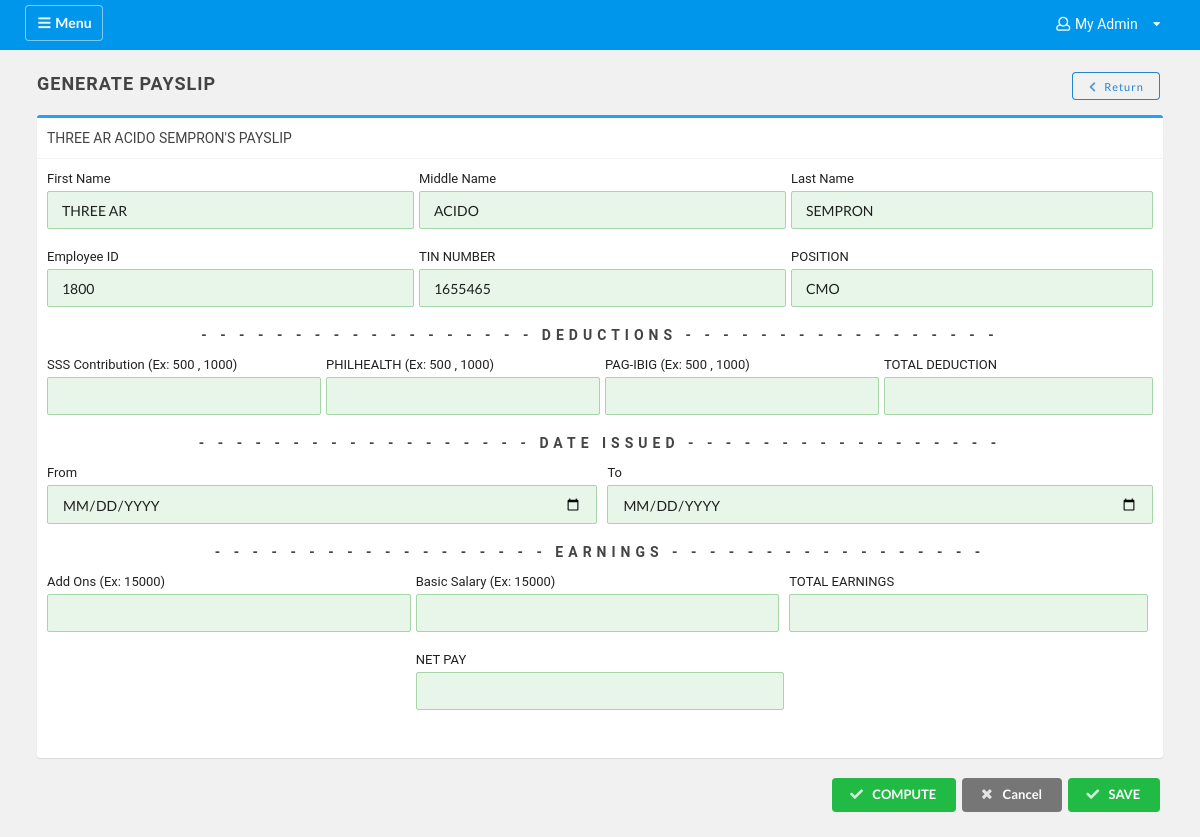
Page /reports/employee/employee-payslip.php?id=21 (signed in) on the committed database.
### tables this page shows
CREATE TABLE `dqemp_tbl` (
  `id` int(11) UNSIGNED NOT NULL,
  `first_name` varchar(255) NOT NULL,
  `middle_name` varchar(255) NOT NULL,
  `last_name` varchar(255) NOT NULL,
  `gender` varchar(255) NOT NULL,
  `civil_status` varchar(255) NOT NULL,
  `height` varchar(255) NOT NULL,
  `weight` varchar(255) NOT NULL,
  `email_address_personal` varchar(255) NOT NULL,
  `mobile_number` varchar(255) NOT NULL,
  `age` varchar(255) NOT NULL,
  `date_of_birth` date NOT NULL,
  `place_of_birth` varchar(255) NOT NULL,
  `home_address` varchar(255) NOT NULL,
  `company` varchar(255) NOT NULL,
  `department` varchar(255) NOT NULL,
  `position` varchar(255) NOT NULL,
  `id_number` varchar(255) NOT NULL,
  `email_address_company` varchar(255) NOT NULL,
  `employment_type` varchar(255) NOT NULL,
  `employment_status` varchar(255) NOT NULL,
  `date_hired` date NOT NULL,
  `date_registered` date NOT NULL,
  `tin_number` varchar(255) NOT NULL
);

### reports/employee/employee-payslip.php (the view, shortened to what this page needs)
<!doctype html>
<html lang="">
<head>
<link rel="stylesheet" type="text/css" href="../../assets/css/sweetalert.css">
    <link rel="stylesheet" type="text/css" href="../../assets/vendor/bootstrap/css/bootstrap.min.v4.1.3.css">
    <link rel="stylesheet" type="text/css" href="../../assets/vendor/semantic-ui/semantic.min.css">
    <link rel="stylesheet" type="text/css" href="../../assets/css/style.css">
</head>
<body>
    <div class="wrapper">
        <div id="body" class="active">
            <nav class="navbar navbar-expand-lg navbar-light bg-lightblue">
                <div class="container-fluid">
                    <button type="button" id="slidesidebar" class="ui icon button btn-light-outline">
                        <i class="ui icon bars"></i> Menu
                    </button>
                    <div class="collapse navbar-collapse" id="navbarSupportedContent">
                        <ul class="nav navbar-nav ml-auto navmenu">
                            <li class="nav-item">
                                <div class="ui pointing link dropdown item" tabindex="0">
                                    <i class="ui icon user outline"></i><?php echo $_SESSION['Role'];?>
                                    <i class="dropdown icon"></i>
                                </div>
                            </li>
                        </ul>
                    </div>
                </div>
            </nav>
            <div class="content">
                <div class="container-fluid">
                    <div class="row">
                        <div class="col-md-12">
                            <h2 class="page-title">Generate Payslip
                                <a href="../../employees" class="ui basic blue button mini offsettop5 float-right">
                                    <i class="ui icon chevron left"></i>Return</a>
                            </h2>
                        </div>
                    </div>
                    <div class="row">
                                                <?php
require '../../db.php';
$id = $_GET['id'];
$sql = 'SELECT * FROM dqemp_tbl WHERE id=:id';
$statement = $connection->prepare($sql);
$statement->execute([':id' => $id ]);
$person = $statement->fetch(PDO::FETCH_OBJ);
 ?>
 <?php
include"../../function.php";
  ?>
                        <form  class="ui form custom" method="post" accept-charset="utf-8" enctype="multipart/form-data">
                            <div class="col-md-12 float-left">
                                <div class="box box-success">
                                    <div class="box-header with-border" style="text-transform: uppercase"><?php echo"$person->first_name $person->middle_name $person->last_name";?>'s PAYSLIP</div>
                                    <div class="box-body">
                                        <div class="three fields">
                                            <div class="field" style="margin-right: 5px">
                                                <label>First Name</label>
                                                <input type="text" class="uppercase notempty" name="firstname" value="<?= $person->first_name; ?>" required="" readonly>
                                            </div>
                                            <div class="field">
                                                <label>Middle Name</label>
                                                <input type="text" class="uppercase notempty" name="middlename" value="<?= $person->middle_name; ?>" readonly>
                                            </div>
                                            <div class="field">
                                                <label>Last Name</label>
                                                <input type="text" class="uppercase notempty" name="lastname" value="<?= $person->last_name; ?>" readonly>
                                            </div>
                                        </div>
                                        <div class="three fields">
                                            <div class="field" style="margin-right: 5px">
                                                <label>Employee ID</label>
                                                <input type="text" class="uppercase notempty" name="idnumber" value="<?= $person->id_number; ?>" required="" readonly>
                                            </div>
                                            <div class="field">
                                                <label>TIN NUMBER</label>
                                                <input type="text" class="uppercase notempty" name="tinnumber" value="<?= $person->tin_number; ?>" readonly>
                                            </div>
                                            <div class="field">
                                                <label>POSITION</label>
                                                <input type="text" class="uppercase notempty" name="position" value="<?= $person->position; ?>" readonly>
                                            </div>
                                        </div>
                                        <div style="text-align:center; letter-spacing: 5px; font-weight: bolder;margin: 10px;">- - - - - - - - - - - - - - - - - - DEDUCTIONS - - - - - - - - - - - - - - - - - </div>
                                        <div class="four fields">
                                            <div class="field" style="margin-right: 5px">
                                                <label>SSS Contribution (Ex: 500 , 1000)</label>
                                                <input type="text" class="uppercase notempty prc" name="sss" required="" placeholder="" value="<?php error_reporting(0); echo"$sss"; ?>">
                                            </div>
                                            <div class="field" style="margin-right: 5px">
                                                <label>PHILHEALTH (Ex: 500 , 1000)</label>
                                                <input type="text" class="uppercase notempty prc" name="philhealth" value="<?php error_reporting(0); echo"$philhealth"; ?>">
                                            </div>
                                            <div class="field">
                                                <label>PAG-IBIG (Ex: 500 , 1000)</label>
                                                <input type="text" class="uppercase notempty prc" name="pagibig" value="<?php error_reporting(0); echo"$pagibig"; ?>">
                                            </div>
                                            <div class="field">
                                                <label>TOTAL DEDUCTION</label>
                                                <input type="text" class="uppercase notempty prc" name="totaldeduction" value="<?php error_reporting(0); echo"$totaldeduction"; ?>" readonly>
                                            </div>
                                        </div>
                                        <div style="text-align:center; letter-spacing: 5px; font-weight: bolder;margin: 10px;">- - - - - - - - - - - - - - - - - - DATE ISSUED - - - - - - - - - - - - - - - - - </div>
                                        <div class="two fields">
                                            <div class="field" style="margin-right: 5px">
                                                <label>From</label>
                                                <input type="date" class="uppercase notempty" name="datefrom" value="<?php error_reporting(0); echo"$datefrom"; ?>" required="" placeholder="">
                                            </div>
                                            <div class="field">
                                                <label>To</label>
                                                <input type="date" class="uppercase notempty" name="dateto" value="<?php error_reporting(0); echo"$dateto"; ?>">
                                            </div>
                                        </div>
                                        <div style="text-align:center; letter-spacing: 5px; font-weight: bolder;margin: 10px;">- - - - - - - - - - - - - - - - - - EARNINGS - - - - - - - - - - - - - - - - - </div>
                                        <div class="three fields">
                                            <div class="field" style="margin-right: 5px">
                                                <label>Add Ons (Ex: 15000)</label>
                                                <input type="text" class="uppercase notempty prc" name="addons"  required="" placeholder="" value="<?php error_reporting(0); echo"$addons"; ?>">
                                            </div>
                                            <div class="field" style="margin-right: 5px">
                                                <label>Basic Salary (Ex: 15000)</label>
                                                <input type="number" class="uppercase notempty prc" name="basicsalary" required="" placeholder="" value="<?php error_reporting(0); echo"$basicsalary"; ?>">
                                            </div>
                                            <div class="field" style="margin-right: 5px">
                                                <label>TOTAL EARNINGS</label>
                                                <input type="text" class="uppercase notempty prc" name="totalearnings" placeholder="" value="<?php error_reporting(0); echo"$total_earnings"; ?>" readonly>
                                            </div>
                                        </div>
                                        <div class="three fields">
                                            <div class="field"></div>
                                    <div class="field">
                                                <label>NET PAY</label>
                                                <input type="text" name="netpay" class="prc" value="<?php     error_reporting(0); echo "$netpay2";?> " readonly>
                                            </div>
                                            <div class="field"></div>
                                        </div>
                                        <br>
                                    </div>
                                </div>
                            </div>
                            <div class="col-md-12 float-left">
                                <div class="action align-right">
                                    <button name="compute" class="ui green button small">
                                        <i class="ui checkmark icon"></i> COMPUTE</button>
                                         <a href="../../employees" class="ui grey button small">
                                        <i class="ui times icon"></i> Cancel</a>
                                         <button type="submit" name="submit22" class="ui green button small">
                                        <i class="ui checkmark icon"></i> SAVE</button>
                                </div>
                            </div>
                        </form>
                    </div>
                </div>
            </div>
        </div>
    </div>
</body>
</html>

### assets/css/style.css (style rules this page uses)
h1, .h1, h2, .h2, h3, .h3, h4, .h4, h5, .h5, h6, .h6, p, a, td, body { -moz-osx-font-smoothing: grayscale; -webkit-font-smoothing: antialiased; font-family: 'Roboto', "Helvetica", Arial, sans-serif; }
body, html { width: 100%; height: 100%; }
body { background-color: #363d4d; color: #444; font-size: 14px; }
a, a:hover, a:focus { color: inherit; text-decoration: none; transition: all 0.3s; }
label { margin-bottom: 0; }
.navbar { padding: 8px 10px; background: #363d4d; border: none; border-radius: 0; box-shadow: 1px 1px 3px rgba(0, 0, 0, 0.1); }
.wrapper { height: 100%; position: relative; }
#body { background: #f1f1f1; z-index: 2; float: right; width: calc(100% - 220px); margin-left: 220px; min-height: 100%; transition: all 0.3s; position: relative; }
#body>.content { padding: 20px 15px; position: relative; padding: 22px; width: 100%; }
#body.active { width: 100%; margin-left: auto; }
.page-title { margin: 0px; font-size: 18px; text-transform: uppercase; font-weight: 600; letter-spacing: 1px; padding: 0 0 20px 0; width: 100%; }
.navbar { box-shadow: none }
.navbar, #sidebar .sidebar-header { height: 50px }
.navmenu li .item { line-height: 1.42857; margin: 5px 0px; padding: 10px 15px; color: white }
.bg-lightblue { background: #0096eb; }
.btn-light-outline, .btn-light-outline:hover, .btn-light-outline:focus, .btn-light-outline:active { color: #fff !important; box-shadow: 0 0 0 1px rgba(255, 255, 255, 0.5) inset !important; background: transparent none !important; font-weight: 400; border-radius: .28571429rem; text-transform: none; text-shadow: none !important; }
.ui.button { vertical-align: middle !important; }
.uppercase { text-transform: uppercase; }
.box.box-success { border-top-color: #22a1f9; }
.box { position: relative; border-radius: 3px; background: #ffffff; border-top: 3px solid #d2d6de; margin-bottom: 20px; width: 100%; box-shadow: 0 1px 1px rgba(0, 0, 0, 0.1); }
.box-header.with-border { border-bottom: 1px solid #f4f4f4; }
.box-header { color: #444; display: block; padding: 10px; position: relative; }
.box-header:before, .box-body:before, .box-footer:before, .box-header:after, .box-body:after, .box-footer:after { content: " "; display: table; }
.box-body { border-top-left-radius: 0; border-top-right-radius: 0; border-bottom-right-radius: 3px; border-bottom-left-radius: 3px; padding: 10px; }
.offsettop5 { margin-top: -5px; }
input.notempty, textarea.notempty, .ui.selection.dropdown.notempty { border: 1px solid #A5D6A7 !important; background: #E8F5E9 !important; }
.page-title a, .page-title button { text-transform: capitalize; }
.align-right { text-align: right !important; }
.ui.button { margin: 0 .25em .25em 0; }
.ui.form .field>label { margin: 0 0 2px 0; font-weight: 400; }
.ui.form .fields { margin: 0 0 18px 0; }
.ui.form .field { margin: 0 0 18px 0; padding-left: .5em; padding-right: .5em; }
.ui.form input:not([type]), .ui.form input[type=date], .ui.form input[type=datetime-local], .ui.form input[type=email], .ui.form input[type=file], .ui.form input[type=number], .ui.form input[type=password], .ui.form input[type=search], .ui.form input[type=tel], .ui.form input[type=text], .ui.form input[type=time], .ui.form input[type=url] { border-radius: 2px; border: 1px solid #d2d6de; }
.ui.form { width: 100%; position: relative; display: block; }
.ui.form.custom .field { padding: 0; }
.ui.form .fields .field:last-child { padding-left: 5px; }

### rows in the picture
dqemp_tbl: first_name "THREE AR", middle_name "ACIDO", last_name "SEMPRON", firstname "Three ar", middlename "Acido", lastname "Sempron", idnumber "1800", tinnumber "1655465", position "cmo"

### other values in the picture
$_SESSION['Role'] "My Admin"
